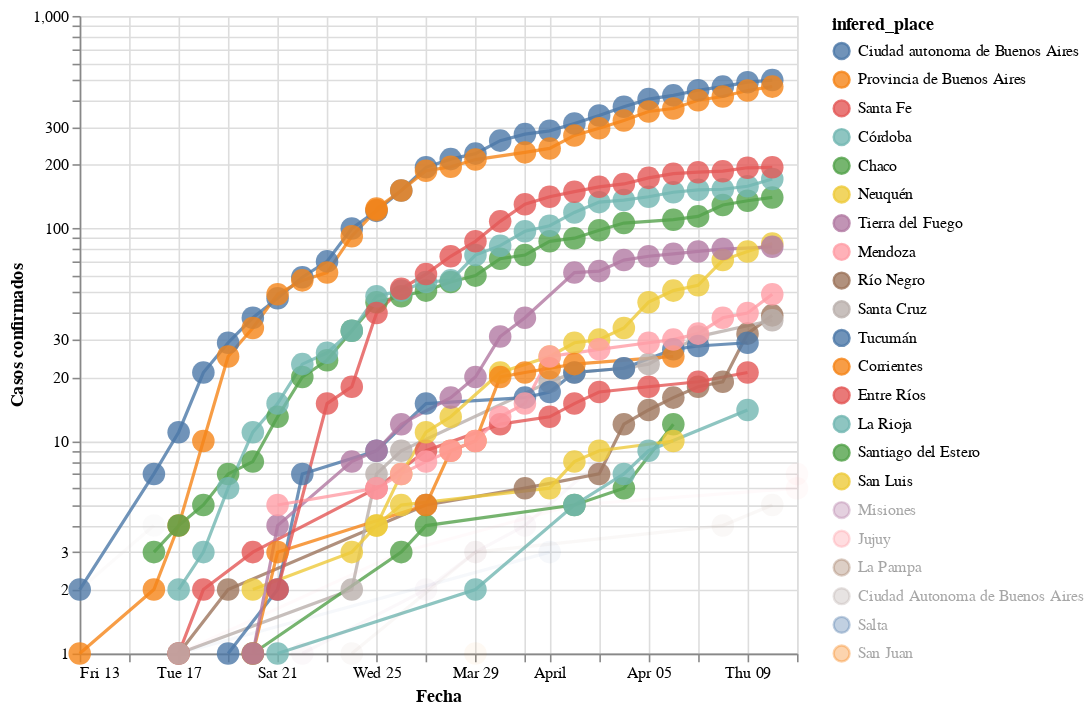

Notebook source saved alongside this figure:
### Markdown cell above
### Evolucion en el tiempo de la cantidad de casos totales

Nota de color: **Los graficos se actualizan solos!!**. Una vez por hora se corre el script que busca la data y arma los graficos via una [action de github](https://github.com/elsonidoq/covid-19-argentina/actions)

### Code cell
#hide_input
plot_evolution(cnt_by_place[cnt_by_place >=10].index.tolist())

### Figure 1 — Vega-Lite specification as saved in the notebook (floating-point values rounded to 4 significant figures; data arrays with more than 128 entries replaced by an {"elided": "..."} marker saying what was removed)
{"config": {"view": {"continuousWidth": 400, "continuousHeight": 300}, "point": {"size": 200}, "title": {"align": "center"}}, "data": {"name": "data-c922ef5dd3950548cb813bb3bfd396f2"}, "mark": {"type": "line", "point": true, "radius": 150}, "encoding": {"color": {"type": "nominal", "field": "infered_place", "sort": ["Ciudad autonoma de Buenos Aires", "Provincia de Buenos Aires", "Santa Fe", "Córdoba", "Chaco", "Neuquén", "Tierra del Fuego", "Mendoza", "Río Negro", "Santa Cruz", "Tucumán", "Corrientes", "Entre Ríos", "La Rioja", "Santiago del Estero", "San Luis", "Misiones", "Jujuy", "La Pampa", "Ciudad Autonoma de Buenos Aires", "Salta", "San Juan"]}, "opacity": {"condition": {"value": 0.8, "selection": "selector001"}, "value": 0.05}, "tooltip": [{"type": "nominal", "field": "place"}, {"type": "nominal", "field": "infered_place"}, {"type": "quantitative", "field": "infered_place_score"}, {"type": "quantitative", "field": "infected"}, {"type": "temporal", "field": "date"}, {"type": "nominal", "field": "acum"}, {"type": "quantitative", "field": "days_from_first_infection"}, {"type": "quantitative", "field": "cum_infected"}], "x": {"type": "temporal", "axis": {"title": "Fecha"}, "field": "date"}, "y": {"type": "quantitative", "axis": {"title": "Casos confirmados"}, "field": "cum_infected", "scale": {"type": "log"}}}, "height": 400, "selection": {"selector001": {"type": "multi", "fields": ["infered_place"], "bind": "legend", "init": [{"infered_place": "Ciudad autonoma de Buenos Aires"}, {"infered_place": "Provincia de Buenos Aires"}, {"infered_place": "Santa Fe"}, {"infered_place": "Córdoba"}, {"infered_place": "Chaco"}, {"infered_place": "Neuquén"}, {"infered_place": "Tierra del Fuego"}, {"infered_place": "Mendoza"}, {"infered_place": "Río Negro"}, {"infered_place": "Santa Cruz"}, {"infered_place": "Tucumán"}, {"infered_place": "Corrientes"}, {"infered_place": "Entre Ríos"}, {"infered_place": "La Rioja"}, {"infered_place": "Santiago del Estero"}, {"infered_place": "San Luis"}]}}, "width": 450, "$schema": "https://vega.github.io/schema/vega-lite/v4.8.1.json", "datasets": {"data-c922ef5dd3950548cb813bb3bfd396f2": {"elided": "267 records"}}}
